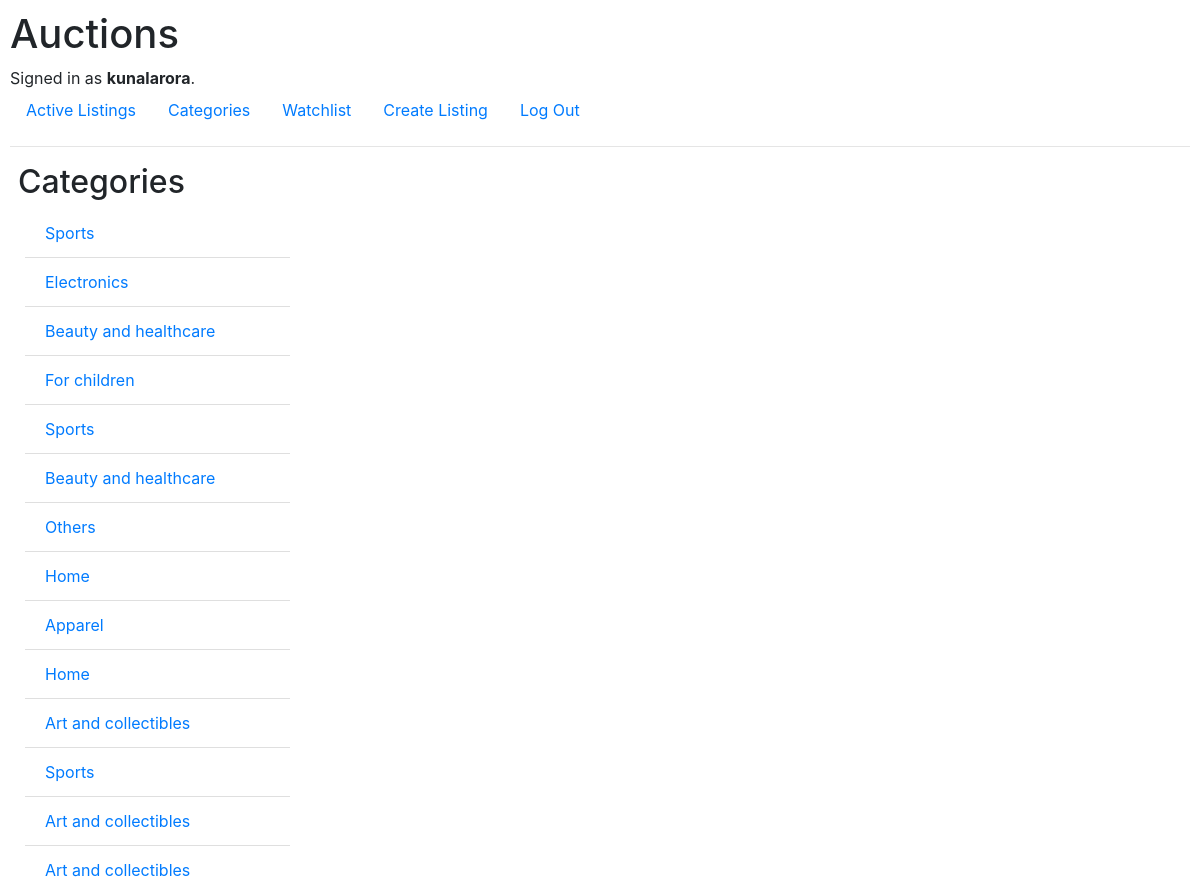
The page /categories (signed in) on the database its author committed.
### auctions/models.py (models this page shows, shortened)
class User(AbstractUser):
    pass

class Listing(models.Model):
    title = models.CharField(max_length=64)
    description = models.TextField()
    minPrice = models.IntegerField()
    image = models.ImageField(upload_to="images/",blank=True)
    owner = models.ForeignKey(User, on_delete=models.CASCADE, related_name="myItems")
    category = models.ForeignKey(Catergory, on_delete=models.CASCADE, related_name="items")
    created_at = models.DateTimeField(auto_now_add=True)
    active = models.BooleanField()

class Catergory(models.Model):
    title = models.CharField(max_length=64)
    def __str__(self):
        return f"{self.title}"

### auctions/views.py (the view)
# urls.py: path("categories", views.categories, name="categories"),
def categories(request):
    cats = set(Listing.objects.only('category'))
    return render(request,"auctions/categories.html",{
        "categories": cats
    })

### auctions/templates/auctions/categories.html
{% extends "auctions/layout.html" %}
{% block body %}
<h2 class="m-2">Categories</h2>
<div class="container float-left w-25">
    <ul class="list-group list-group-flush">
        {% for i in categories %}
            <li class="list-group-item">
                <a href="{% url 'category' i.category %}">{{i.category}}</a>
            </li>
        {% endfor %}
    </ul>
</div>
{% endblock %}

### auctions/templates/auctions/layout.html (shortened to what this page needs)
{% load static %}
<!DOCTYPE html>
<html lang="en">
    <head>
        <link rel="stylesheet" href="https://stackpath.bootstrapcdn.com/bootstrap/4.4.1/css/bootstrap.min.css">
        <link href="{% static 'auctions/styles.css' %}" rel="stylesheet">
    </head>
    <body>
        <h1>Auctions</h1>
        <div>
            {% if user.is_authenticated %}
                Signed in as <strong>{{ user.username }}</strong>.
            {% else %}
                Not signed in.
            {% endif %}
        </div>
        <ul class="nav">
            <li class="nav-item">
                <a class="nav-link" href="{% url 'index' %}">Active Listings</a>
            </li>
            <li class="nav-item">
                <a class="nav-link" href="{% url 'categories' %}">Categories</a>
            </li>
            <li class="nav-item">
                <a class="nav-link" href="{% url 'index' %}">Watchlist</a>
            </li>
            <li class="nav-item">
                <a class="nav-link" href="{% url 'create' %}">Create Listing</a>
            </li>
            {% if user.is_authenticated %}
                <li class="nav-item">
                    <a class="nav-link" href="{% url 'logout' %}">Log Out</a>
                </li>
            {% endif %}
        </ul>
        <hr>
        {% block body %}
        {% endblock %}
    </body>
</html>

### auctions/static/auctions/styles.css (style rules this page uses)
body { padding: 10px; }

### rows shown on the page
User: username "kunalarora"
Listing: category "Sports"
Listing: category "Electronics"
Listing: category "Beauty and healthcare"
Listing: category "For children"
Listing: category "Sports"
Listing: category "Beauty and healthcare"
Listing: category "Others"
Listing: category "Home"
Listing: category "Apparel"
Listing: category "Home"
Listing: category "Art and collectibles"
Listing: category "Sports"
Listing: category "Art and collectibles"
Listing: category "Art and collectibles"
